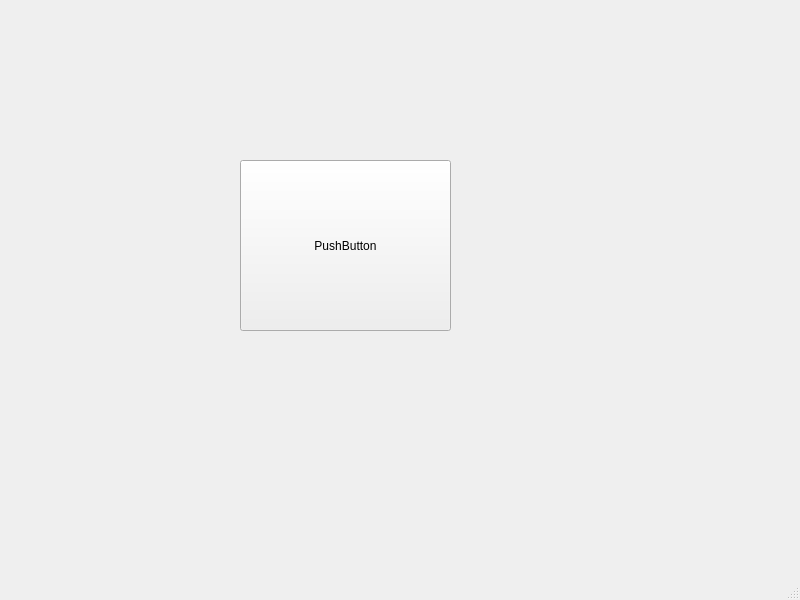
<?xml version="1.0" encoding="UTF-8"?>
<ui version="4.0">
 <class>MainWindow</class>
 <widget class="QMainWindow" name="MainWindow">
  <property name="geometry">
   <rect>
    <x>0</x>
    <y>0</y>
    <width>800</width>
    <height>600</height>
   </rect>
  </property>
  <property name="windowTitle">
   <string>MainWindow</string>
  </property>
  <widget class="QWidget" name="centralwidget">
   <widget class="QPushButton" name="push_btn">
    <property name="geometry">
     <rect>
      <x>240</x>
      <y>160</y>
      <width>211</width>
      <height>171</height>
     </rect>
    </property>
    <property name="text">
     <string>PushButton</string>
    </property>
   </widget>
  </widget>
  <widget class="QMenuBar" name="menubar">
   <property name="geometry">
    <rect>
     <x>0</x>
     <y>0</y>
     <width>800</width>
     <height>23</height>
    </rect>
   </property>
  </widget>
  <widget class="QStatusBar" name="statusbar"/>
 </widget>
 <resources/>
 <connections/>
</ui>
